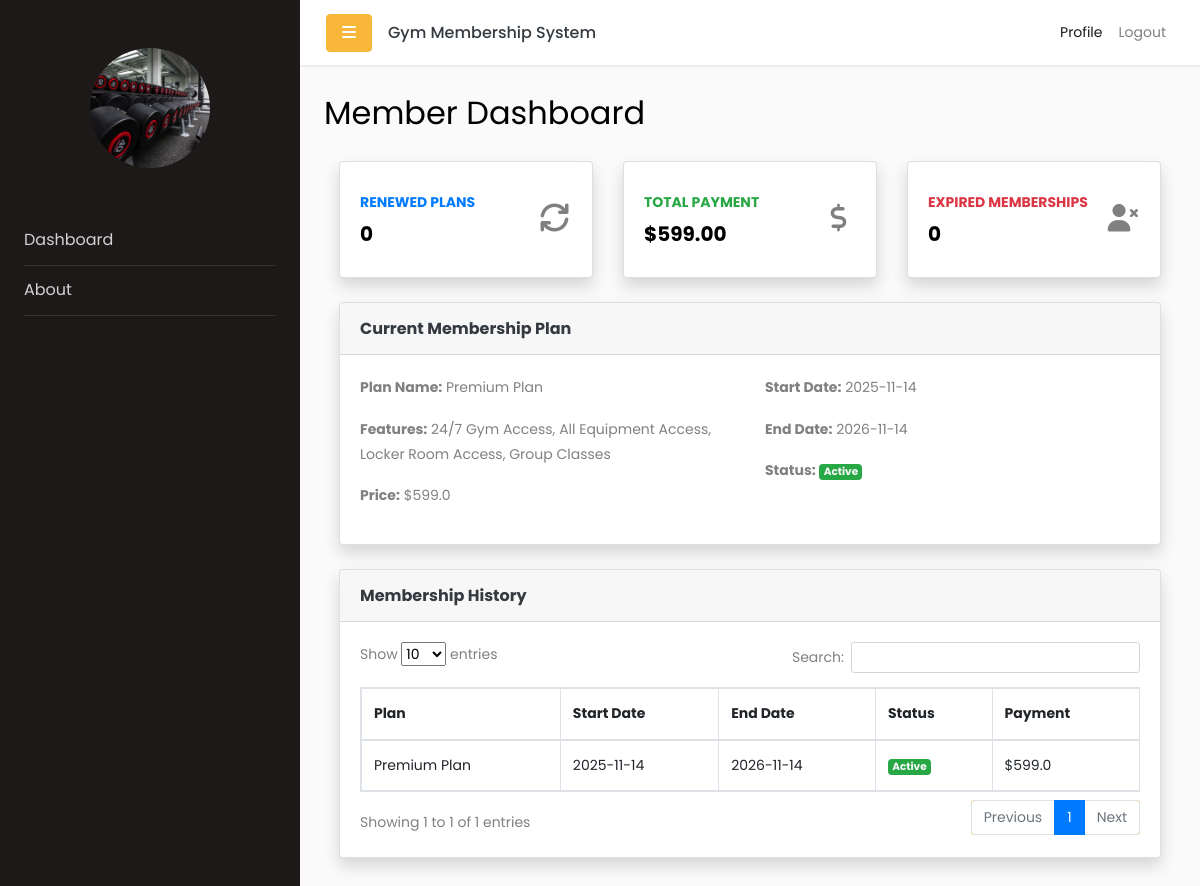
/member/dashboard (signed in), run on the app's committed database.
### app/models.py (models this page shows)
class MembershipPlan(db.Model):
    __tablename__ = 'membership_plans'
    id = db.Column(db.Integer, primary_key=True)
    name = db.Column(db.String(100), nullable=False)
    features = db.Column(db.Text)
    price = db.Column(db.Float, nullable=False)
    duration_months = db.Column(db.Integer, nullable=False)  # Duration in months
    status = db.Column(db.String(20), default='available')  # 'available' or 'unavailable'
    created_at = db.Column(db.DateTime, default=lambda: datetime.now(timezone.utc))

class Membership(db.Model):
    __tablename__ = 'memberships'
    id = db.Column(db.Integer, primary_key=True)
    member_id = db.Column(db.Integer, db.ForeignKey('users.id'), nullable=False)
    plan_id = db.Column(db.Integer, db.ForeignKey('membership_plans.id'), nullable=False)
    start_date = db.Column(db.DateTime, nullable=False)
    end_date = db.Column(db.DateTime, nullable=False)
    paymentMethod = db.Column(db.String(100))  # e.g., 'credit_card', 'cash', etc.
    status = db.Column(db.String(20), default='active')  # 'active', 'expired', 'cancelled'
    created_at = db.Column(db.DateTime, default=lambda: datetime.now(timezone.utc))
    user = db.relationship('User', backref=db.backref('memberships', lazy=True))
    plan = db.relationship('MembershipPlan', backref=db.backref('memberships', lazy=True))

### app/routes/member_routes.py (the view)
@member_bp.route('/member/dashboard')
@login_required
@role_required('member')
def member_dashboard():
    from flask_login import current_user
    from app.models import Membership, MembershipPlan, MembershipRenewal, db
    memberships = Membership.query.filter_by(member_id=current_user.id).order_by(Membership.start_date.desc()).all()
    membership_history = []
    total_payment = 0
    expired_count = 0
    renewed_count = 0
    current_membership = None
    current_plan = None
    for m in memberships:
        plan = MembershipPlan.query.get(m.plan_id)
        membership_history.append((m, plan))
        total_payment += plan.price if plan else 0
        if m.status == 'expired':
            expired_count += 1
        if MembershipRenewal.query.filter_by(membership_id=m.id).count() > 0:
            renewed_count += 1
        if m.status == 'active' and not current_membership:
            current_membership = m
            current_plan = plan
    return render_template(
        'member/dashboard.html',
        renewed_count=renewed_count,
        total_payment=total_payment,
        expired_count=expired_count,
        current_membership=current_membership,
        current_plan=current_plan,
        membership_history=membership_history
    )

### app/__init__.py (called while the page is built)
@login_manager.user_loader
def load_user(user_id):
    return User.query.get(int(user_id))

### app/templates/member/dashboard.html (shortened to what this page needs)
{% extends 'base.html' %}
{% block content %}
<h2 class="mb-4">Member Dashboard</h2>
<div class="container-fluid">
    <div class="row">
        <div class="col-xl-4 col-md-6 mb-4">
            <div class="card border-left-primary shadow h-100 py-2">
                <div class="card-body">
                    <div class="row no-gutters align-items-center">
                        <div class="col mr-2">
                            <div class="text-xs font-weight-bold text-primary text-uppercase mb-1">Renewed Plans</div>
                            <div class="h5 mb-0 font-weight-bold text-gray-800">{{ renewed_count }}</div>
                        </div>
                        <div class="col-auto">
                            <i class="fas fa-sync fa-2x text-gray-300"></i>
                        </div>
                    </div>
                </div>
            </div>
        </div>
        <div class="col-xl-4 col-md-6 mb-4">
            <div class="card border-left-success shadow h-100 py-2">
                <div class="card-body">
                    <div class="row no-gutters align-items-center">
                        <div class="col mr-2">
                            <div class="text-xs font-weight-bold text-success text-uppercase mb-1">Total Payment</div>
                            <div class="h5 mb-0 font-weight-bold text-gray-800">${{ '{:,.2f}'.format(total_payment) }}</div>
                        </div>
                        <div class="col-auto">
                            <i class="fas fa-dollar-sign fa-2x text-gray-300"></i>
                        </div>
                    </div>
                </div>
            </div>
        </div>
        <div class="col-xl-4 col-md-6 mb-4">
            <div class="card border-left-danger shadow h-100 py-2">
                <div class="card-body">
                    <div class="row no-gutters align-items-center">
                        <div class="col mr-2">
                            <div class="text-xs font-weight-bold text-danger text-uppercase mb-1">Expired Memberships</div>
                            <div class="h5 mb-0 font-weight-bold text-gray-800">{{ expired_count }}</div>
                        </div>
                        <div class="col-auto">
                            <i class="fas fa-user-times fa-2x text-gray-300"></i>
                        </div>
                    </div>
                </div>
            </div>
        </div>
    </div>
    <div class="card shadow mb-4">
        <div class="card-header py-3">
            <h6 class="m-0 font-weight-bold text-dark">Current Membership Plan</h6>
        </div>
        <div class="card-body">
            {% if current_membership and current_plan %}
            <div class="row">
                <div class="col-md-6">
                    <p><strong>Plan Name:</strong> {{ current_plan.name }}</p>
                    <p><strong>Features:</strong> {{ current_plan.features }}</p>
                    <p><strong>Price:</strong> ${{ current_plan.price }}</p>
                </div>
                <div class="col-md-6">
                    <p><strong>Start Date:</strong> {{ current_membership.start_date.strftime('%Y-%m-%d') }}</p>
                    <p><strong>End Date:</strong> {{ current_membership.end_date.strftime('%Y-%m-%d') }}</p>
                    <p><strong>Status:</strong>
                        {% if current_membership.status == 'active' %}
                            <span class="badge bg-success text-light">Active</span>
                        {% elif current_membership.status == 'expired' %}
                            <span class="badge bg-danger text-light">Expired</span>
                        {% else %}
                            <span class="badge bg-secondary">{{ current_membership.status|capitalize }}</span>
                        {% endif %}
                    </p>
                </div>
            </div>
            {% else %}
            <p class="text-muted">No active membership plan found.</p>
            {% endif %}
        </div>
    </div>
    <div class="card shadow mb-4">
        <div class="card-header py-3">
            <h6 class="m-0 font-weight-bold text-dark">Membership History</h6>
        </div>
        <div class="card-body">
            <div class="table-responsive">
                <table class="table table-bordered" id="memberHistoryTable">
                    <thead>
                        <tr>
                            <th>Plan</th>
                            <th>Start Date</th>
                            <th>End Date</th>
                            <th>Status</th>
                            <th>Payment</th>
                        </tr>
                    </thead>
                    <tbody>
                        {% for membership, plan in membership_history %}
                        <tr>
                            <td>{{ plan.name }}</td>
                            <td>{{ membership.start_date.strftime('%Y-%m-%d') }}</td>
                            <td>{{ membership.end_date.strftime('%Y-%m-%d') }}</td>
                            <td>
                                {% if membership.status == 'active' %}
                                    <span class="badge bg-success text-light">Active</span>
                                {% elif membership.status == 'expired' %}
                                    <span class="badge bg-danger text-light">Expired</span>
                                {% else %}
                                    <span class="badge bg-secondary">{{ membership.status|capitalize }}</span>
                                {% endif %}
                            </td>
                            <td>${{ plan.price }}</td>
                        </tr>
                        {% else %}
                        <tr>
                            <td colspan="5" class="text-center text-muted">No membership history found.</td>
                        </tr>
                        {% endfor %}
                    </tbody>
                </table>
            </div>
        </div>
    </div>
</div>
{% endblock %}

### app/templates/base.html (shortened to what this page needs)
<!doctype html>
<html lang="en">
  <head>
    <link rel="stylesheet" href="https://stackpath.bootstrapcdn.com/font-awesome/4.7.0/css/font-awesome.min.css">
    <link rel="stylesheet" href="{{ url_for('static', filename='css/style.css') }}">
    <link rel="stylesheet" href="https://cdnjs.cloudflare.com/ajax/libs/font-awesome/7.0.1/css/all.min.css" />
    <link rel="stylesheet" href="https://cdn.datatables.net/1.13.7/css/dataTables.bootstrap5.min.css">
    <link href="https://cdn.jsdelivr.net/npm/select2@4.1.0-rc.0/dist/css/select2.min.css" rel="stylesheet" />
    <link href="https://cdn.jsdelivr.net/npm/select2-bootstrap-5-theme@1.3.0/dist/select2-bootstrap-5-theme.min.css" rel="stylesheet" />
  </head>
  <body>
    <div class="wrapper d-flex">
      {% include 'components/sidebar.html' %}
      <div id="content" class="flex-grow-1">
        {% include 'components/navbar.html' %}
        <main class="p-4">
          {% block content %}{% endblock %}
        </main>
      </div>
    </div>
  </body>
</html>

### app/templates/components/sidebar.html (shortened to what this page needs)
<nav id="sidebar">
  <div class="p-4 pt-5">
   <a href="#" class="img logo rounded-circle mb-5"
     style="background-image: url('{{ url_for("static", filename="images/logo.jpg") }}');"></a>
    <ul class="list-unstyled components mb-5">
      {% if current_user.is_authenticated %}
        {% if current_user.role == 'admin' %}
      <li class="{{ 'active' if request.endpoint == 'admin.admin_dashboard' }}">
        <a href="{{ url_for('admin.admin_dashboard') }}">Home</a>
      </li>
      <li class="{{ 'active' if request.endpoint == 'admin.membership' }}">
        <a href="{{ url_for('admin.membership') }}">Membership</a>
      </li>
      <li class="{{ 'active' if request.endpoint and request.endpoint.startswith('admin.manage') }}">
        <a href="#pageSubmenu" data-toggle="collapse" aria-expanded="false" class="dropdown-toggle">Manage</a>
        <ul class="collapse list-unstyled {{ 'show' if request.endpoint and request.endpoint.startswith('admin.manage') }}" id="pageSubmenu">
          <li class="{{ 'active' if request.endpoint == 'admin.manage_members' }}">
            <a href="{{ url_for('admin.manage_members') }}">Users </a>
          </li>
          <li class="{{ 'active' if request.endpoint == 'admin.manage_memberships' }}">
            <a href="{{ url_for('admin.manage_memberships') }}">Memberships</a>
          </li>
          <li class="{{ 'active' if request.endpoint == 'admin.manage_plans' }}">
            <a href="{{ url_for('admin.manage_plans') }}">Plans</a>
          </li>
          <li class="{{ 'active' if request.endpoint == 'admin.manage_renewal' }}">
            <a href="{{ url_for('admin.manage_renewal') }}">Renewal</a>
          </li>
        </ul>
      </li>
      {% elif current_user.role == 'member' %}
          <li class="{{ 'active' if request.endpoint == 'main.member_dashboard' }}">
            <a href="{{ url_for('member.member_dashboard') }}">Dashboard</a>
          </li>
        {% endif %}
      <li class="{{ 'active' if request.endpoint == 'main.about' }}">
        <a href="{{ url_for('main.about') }}">About</a>
      </li>
    </ul>
      {% endif %}
  </div>
</nav>

### app/templates/components/navbar.html
<nav class="navbar navbar-expand-lg navbar-light custom-navbar">
  <div class="container-fluid px-3">
    <button type="button" id="sidebarCollapse" class="btn btn-primary">
      <i class="fa fa-bars"></i>
    </button>
    <h6 class="m-0 ml-3 text-dark d-none d-md-block">Gym Membership System</h6>
    <div class="collapse navbar-collapse" id="navbarSupportedContent">
      <ul class="nav navbar-nav ml-auto">
        <li class="nav-item active"><a class="nav-link" href="{{ url_for('profile.profile')}}">Profile</a></li>
        <li class="nav-item"><a class="nav-link" href="{{ url_for('auth.logout') }}">Logout</a></li>
      </ul>
    </div>
  </div>
</nav>

### data on the page
MembershipPlan: name "Premium Plan", features "24/7 Gym Access, All Equipment Access, Locker Room Access, Group Classes", price "599.0"
Membership: start_date "2025-11-14", end_date "2026-11-14", name "Premium Plan", status "Active", price "599.0"

### other printed values
{{ renewed_count }} "0"
{{ '{:,.2f}'.format(total_payment) }} "599.00"
{{ expired_count }} "0"
